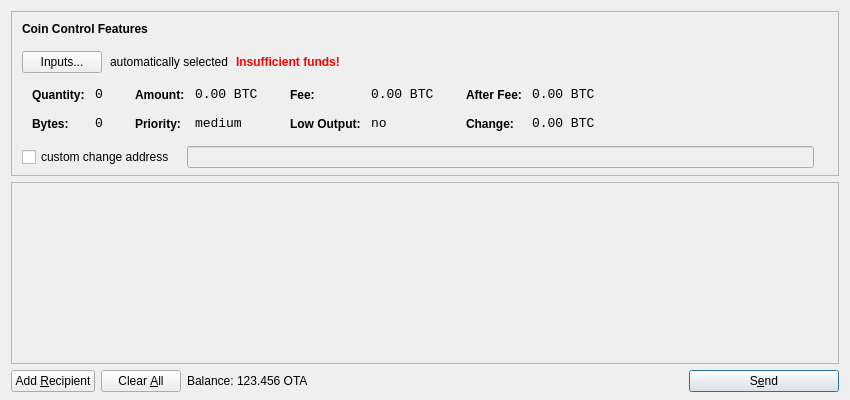
<?xml version="1.0" encoding="UTF-8"?>
<ui version="4.0">
 <class>SendCoinsDialog</class>
 <widget class="QDialog" name="SendCoinsDialog">
  <property name="geometry">
   <rect>
    <x>0</x>
    <y>0</y>
    <width>850</width>
    <height>400</height>
   </rect>
  </property>
  <property name="windowTitle">
   <string>Send Coins</string>
  </property>
  <layout class="QVBoxLayout" name="verticalLayout" stretch="0,1,0">
   <property name="bottomMargin">
    <number>8</number>
   </property>
   <item>
    <widget class="QFrame" name="frameCoinControl">
     <property name="sizePolicy">
      <sizepolicy hsizetype="Expanding" vsizetype="Expanding">
       <horstretch>0</horstretch>
       <verstretch>0</verstretch>
      </sizepolicy>
     </property>
     <property name="maximumSize">
      <size>
       <width>16777215</width>
       <height>16777215</height>
      </size>
     </property>
     <property name="frameShape">
      <enum>QFrame::StyledPanel</enum>
     </property>
     <property name="frameShadow">
      <enum>QFrame::Sunken</enum>
     </property>
     <layout class="QVBoxLayout" name="verticalLayoutCoinControl2">
      <property name="spacing">
       <number>-1</number>
      </property>
      <property name="leftMargin">
       <number>0</number>
      </property>
      <property name="topMargin">
       <number>0</number>
      </property>
      <property name="rightMargin">
       <number>0</number>
      </property>
      <property name="bottomMargin">
       <number>6</number>
      </property>
      <item>
       <layout class="QVBoxLayout" name="verticalLayoutCoinControl" stretch="0,0,0,0,1">
        <property name="spacing">
         <number>0</number>
        </property>
        <property name="leftMargin">
         <number>10</number>
        </property>
        <property name="topMargin">
         <number>10</number>
        </property>
        <item>
         <layout class="QHBoxLayout" name="horizontalLayoutCoinControl1">
          <property name="bottomMargin">
           <number>15</number>
          </property>
          <item>
           <widget class="QLabel" name="labelCoinControlFeatures">
            <property name="sizePolicy">
             <sizepolicy hsizetype="Preferred" vsizetype="Maximum">
              <horstretch>0</horstretch>
              <verstretch>0</verstretch>
             </sizepolicy>
            </property>
            <property name="font">
             <font>
              <weight>75</weight>
              <bold>true</bold>
             </font>
            </property>
            <property name="styleSheet">
             <string notr="true">font-weight:bold;</string>
            </property>
            <property name="text">
             <string>Coin Control Features</string>
            </property>
           </widget>
          </item>
         </layout>
        </item>
        <item>
         <layout class="QHBoxLayout" name="horizontalLayoutCoinControl2" stretch="0,0,0,0">
          <property name="spacing">
           <number>8</number>
          </property>
          <property name="bottomMargin">
           <number>10</number>
          </property>
          <item>
           <widget class="QPushButton" name="pushButtonCoinControl">
            <property name="styleSheet">
             <string notr="true"/>
            </property>
            <property name="text">
             <string>Inputs...</string>
            </property>
           </widget>
          </item>
          <item>
           <widget class="QLabel" name="labelCoinControlAutomaticallySelected">
            <property name="text">
             <string>automatically selected</string>
            </property>
            <property name="margin">
             <number>5</number>
            </property>
           </widget>
          </item>
          <item>
           <widget class="QLabel" name="labelCoinControlInsuffFunds">
            <property name="font">
             <font>
              <weight>75</weight>
              <bold>true</bold>
             </font>
            </property>
            <property name="styleSheet">
             <string notr="true">color:red;font-weight:bold;</string>
            </property>
            <property name="text">
             <string>Insufficient funds!</string>
            </property>
            <property name="margin">
             <number>5</number>
            </property>
           </widget>
          </item>
          <item>
           <spacer name="horizontalSpacerCoinControl">
            <property name="orientation">
             <enum>Qt::Horizontal</enum>
            </property>
            <property name="sizeHint" stdset="0">
             <size>
              <width>40</width>
              <height>1</height>
             </size>
            </property>
           </spacer>
          </item>
         </layout>
        </item>
        <item>
         <widget class="QWidget" name="widgetCoinControl" native="true">
          <property name="sizePolicy">
           <sizepolicy hsizetype="Preferred" vsizetype="Preferred">
            <horstretch>0</horstretch>
            <verstretch>0</verstretch>
           </sizepolicy>
          </property>
          <property name="minimumSize">
           <size>
            <width>0</width>
            <height>0</height>
           </size>
          </property>
          <property name="styleSheet">
           <string notr="true"/>
          </property>
          <layout class="QHBoxLayout" name="horizontalLayoutCoinControl5">
           <property name="margin">
            <number>0</number>
           </property>
           <item>
            <layout class="QHBoxLayout" name="horizontalLayoutCoinControl3" stretch="0,0,0,1">
             <property name="spacing">
              <number>20</number>
             </property>
             <property name="topMargin">
              <number>0</number>
             </property>
             <property name="bottomMargin">
              <number>10</number>
             </property>
             <item>
              <layout class="QFormLayout" name="formLayoutCoinControl1">
               <property name="horizontalSpacing">
                <number>10</number>
               </property>
               <property name="verticalSpacing">
                <number>14</number>
               </property>
               <property name="leftMargin">
                <number>10</number>
               </property>
               <property name="topMargin">
                <number>4</number>
               </property>
               <property name="rightMargin">
                <number>6</number>
               </property>
               <item row="0" column="0">
                <widget class="QLabel" name="labelCoinControlQuantityText">
                 <property name="styleSheet">
                  <string notr="true">font-weight:bold;</string>
                 </property>
                 <property name="text">
                  <string>Quantity:</string>
                 </property>
                 <property name="margin">
                  <number>0</number>
                 </property>
                </widget>
               </item>
               <item row="0" column="1">
                <widget class="QLabel" name="labelCoinControlQuantity">
                 <property name="font">
                  <font>
                   <family>Monospace</family>
                   <pointsize>10</pointsize>
                  </font>
                 </property>
                 <property name="cursor">
                  <cursorShape>IBeamCursor</cursorShape>
                 </property>
                 <property name="contextMenuPolicy">
                  <enum>Qt::ActionsContextMenu</enum>
                 </property>
                 <property name="text">
                  <string notr="true">0</string>
                 </property>
                 <property name="margin">
                  <number>0</number>
                 </property>
                 <property name="textInteractionFlags">
                  <set>Qt::LinksAccessibleByMouse|Qt::TextSelectableByKeyboard|Qt::TextSelectableByMouse</set>
                 </property>
                </widget>
               </item>
               <item row="1" column="0">
                <widget class="QLabel" name="labelCoinControlBytesText">
                 <property name="styleSheet">
                  <string notr="true">font-weight:bold;</string>
                 </property>
                 <property name="text">
                  <string>Bytes:</string>
                 </property>
                </widget>
               </item>
               <item row="1" column="1">
                <widget class="QLabel" name="labelCoinControlBytes">
                 <property name="font">
                  <font>
                   <family>Monospace</family>
                   <pointsize>10</pointsize>
                  </font>
                 </property>
                 <property name="cursor">
                  <cursorShape>IBeamCursor</cursorShape>
                 </property>
                 <property name="contextMenuPolicy">
                  <enum>Qt::ActionsContextMenu</enum>
                 </property>
                 <property name="text">
                  <string notr="true">0</string>
                 </property>
                 <property name="textInteractionFlags">
                  <set>Qt::LinksAccessibleByMouse|Qt::TextSelectableByKeyboard|Qt::TextSelectableByMouse</set>
                 </property>
                </widget>
               </item>
              </layout>
             </item>
             <item>
              <layout class="QFormLayout" name="formLayoutCoinControl2">
               <property name="horizontalSpacing">
                <number>10</number>
               </property>
               <property name="verticalSpacing">
                <number>14</number>
               </property>
               <property name="leftMargin">
                <number>6</number>
               </property>
               <property name="topMargin">
                <number>4</number>
               </property>
               <property name="rightMargin">
                <number>6</number>
               </property>
               <item row="0" column="0">
                <widget class="QLabel" name="labelCoinControlAmountText">
                 <property name="styleSheet">
                  <string notr="true">font-weight:bold;</string>
                 </property>
                 <property name="text">
                  <string>Amount:</string>
                 </property>
                 <property name="margin">
                  <number>0</number>
                 </property>
                </widget>
               </item>
               <item row="0" column="1">
                <widget class="QLabel" name="labelCoinControlAmount">
                 <property name="font">
                  <font>
                   <family>Monospace</family>
                   <pointsize>10</pointsize>
                  </font>
                 </property>
                 <property name="cursor">
                  <cursorShape>IBeamCursor</cursorShape>
                 </property>
                 <property name="contextMenuPolicy">
                  <enum>Qt::ActionsContextMenu</enum>
                 </property>
                 <property name="text">
                  <string notr="true">0.00 BTC</string>
                 </property>
                 <property name="textInteractionFlags">
                  <set>Qt::LinksAccessibleByMouse|Qt::TextSelectableByKeyboard|Qt::TextSelectableByMouse</set>
                 </property>
                </widget>
               </item>
               <item row="1" column="0">
                <widget class="QLabel" name="labelCoinControlPriorityText">
                 <property name="styleSheet">
                  <string notr="true">font-weight:bold;</string>
                 </property>
                 <property name="text">
                  <string>Priority:</string>
                 </property>
                </widget>
               </item>
               <item row="1" column="1">
                <widget class="QLabel" name="labelCoinControlPriority">
                 <property name="font">
                  <font>
                   <family>Monospace</family>
                   <pointsize>10</pointsize>
                  </font>
                 </property>
                 <property name="cursor">
                  <cursorShape>IBeamCursor</cursorShape>
                 </property>
                 <property name="contextMenuPolicy">
                  <enum>Qt::ActionsContextMenu</enum>
                 </property>
                 <property name="text">
                  <string>medium</string>
                 </property>
                 <property name="textInteractionFlags">
                  <set>Qt::LinksAccessibleByMouse|Qt::TextSelectableByKeyboard|Qt::TextSelectableByMouse</set>
                 </property>
                </widget>
               </item>
              </layout>
             </item>
             <item>
              <layout class="QFormLayout" name="formLayoutCoinControl3">
               <property name="horizontalSpacing">
                <number>10</number>
               </property>
               <property name="verticalSpacing">
                <number>14</number>
               </property>
               <property name="leftMargin">
                <number>6</number>
               </property>
               <property name="topMargin">
                <number>4</number>
               </property>
               <property name="rightMargin">
                <number>6</number>
               </property>
               <item row="0" column="0">
                <widget class="QLabel" name="labelCoinControlFeeText">
                 <property name="styleSheet">
                  <string notr="true">font-weight:bold;</string>
                 </property>
                 <property name="text">
                  <string>Fee:</string>
                 </property>
                 <property name="margin">
                  <number>0</number>
                 </property>
                </widget>
               </item>
               <item row="0" column="1">
                <widget class="QLabel" name="labelCoinControlFee">
                 <property name="font">
                  <font>
                   <family>Monospace</family>
                   <pointsize>10</pointsize>
                  </font>
                 </property>
                 <property name="cursor">
                  <cursorShape>IBeamCursor</cursorShape>
                 </property>
                 <property name="contextMenuPolicy">
                  <enum>Qt::ActionsContextMenu</enum>
                 </property>
                 <property name="text">
                  <string notr="true">0.00 BTC</string>
                 </property>
                 <property name="textInteractionFlags">
                  <set>Qt::LinksAccessibleByMouse|Qt::TextSelectableByKeyboard|Qt::TextSelectableByMouse</set>
                 </property>
                </widget>
               </item>
               <item row="1" column="0">
                <widget class="QLabel" name="labelCoinControlLowOutputText">
                 <property name="styleSheet">
                  <string notr="true">font-weight:bold;</string>
                 </property>
                 <property name="text">
                  <string>Low Output:</string>
                 </property>
                </widget>
               </item>
               <item row="1" column="1">
                <widget class="QLabel" name="labelCoinControlLowOutput">
                 <property name="font">
                  <font>
                   <family>Monospace</family>
                   <pointsize>10</pointsize>
                  </font>
                 </property>
                 <property name="cursor">
                  <cursorShape>IBeamCursor</cursorShape>
                 </property>
                 <property name="contextMenuPolicy">
                  <enum>Qt::ActionsContextMenu</enum>
                 </property>
                 <property name="text">
                  <string>no</string>
                 </property>
                 <property name="textInteractionFlags">
                  <set>Qt::LinksAccessibleByMouse|Qt::TextSelectableByKeyboard|Qt::TextSelectableByMouse</set>
                 </property>
                </widget>
               </item>
              </layout>
             </item>
             <item>
              <layout class="QFormLayout" name="formLayoutCoinControl4">
               <property name="horizontalSpacing">
                <number>10</number>
               </property>
               <property name="verticalSpacing">
                <number>14</number>
               </property>
               <property name="leftMargin">
                <number>6</number>
               </property>
               <property name="topMargin">
                <number>4</number>
               </property>
               <property name="rightMargin">
                <number>6</number>
               </property>
               <item row="0" column="0">
                <widget class="QLabel" name="labelCoinControlAfterFeeText">
                 <property name="styleSheet">
                  <string notr="true">font-weight:bold;</string>
                 </property>
                 <property name="text">
                  <string>After Fee:</string>
                 </property>
                 <property name="margin">
                  <number>0</number>
                 </property>
                </widget>
               </item>
               <item row="0" column="1">
                <widget class="QLabel" name="labelCoinControlAfterFee">
                 <property name="font">
                  <font>
                   <family>Monospace</family>
                   <pointsize>10</pointsize>
                  </font>
                 </property>
                 <property name="cursor">
                  <cursorShape>IBeamCursor</cursorShape>
                 </property>
                 <property name="contextMenuPolicy">
                  <enum>Qt::ActionsContextMenu</enum>
                 </property>
                 <property name="text">
                  <string notr="true">0.00 BTC</string>
                 </property>
                 <property name="textInteractionFlags">
                  <set>Qt::LinksAccessibleByMouse|Qt::TextSelectableByKeyboard|Qt::TextSelectableByMouse</set>
                 </property>
                </widget>
               </item>
               <item row="1" column="0">
                <widget class="QLabel" name="labelCoinControlChangeText">
                 <property name="styleSheet">
                  <string notr="true">font-weight:bold;</string>
                 </property>
                 <property name="text">
                  <string>Change:</string>
                 </property>
                </widget>
               </item>
               <item row="1" column="1">
                <widget class="QLabel" name="labelCoinControlChange">
                 <property name="font">
                  <font>
                   <family>Monospace</family>
                   <pointsize>10</pointsize>
                  </font>
                 </property>
                 <property name="cursor">
                  <cursorShape>IBeamCursor</cursorShape>
                 </property>
                 <property name="contextMenuPolicy">
                  <enum>Qt::ActionsContextMenu</enum>
                 </property>
                 <property name="text">
                  <string notr="true">0.00 BTC</string>
                 </property>
                 <property name="textInteractionFlags">
                  <set>Qt::LinksAccessibleByMouse|Qt::TextSelectableByKeyboard|Qt::TextSelectableByMouse</set>
                 </property>
                </widget>
               </item>
              </layout>
             </item>
            </layout>
           </item>
          </layout>
         </widget>
        </item>
        <item>
         <layout class="QHBoxLayout" name="horizontalLayoutCoinControl4" stretch="0,0,0">
          <property name="spacing">
           <number>12</number>
          </property>
          <property name="sizeConstraint">
           <enum>QLayout::SetDefaultConstraint</enum>
          </property>
          <property name="topMargin">
           <number>5</number>
          </property>
          <property name="rightMargin">
           <number>5</number>
          </property>
          <item>
           <widget class="QCheckBox" name="checkBoxCoinControlChange">
            <property name="text">
             <string>custom change address</string>
            </property>
           </widget>
          </item>
          <item>
           <widget class="QLineEdit" name="lineEditCoinControlChange">
            <property name="enabled">
             <bool>false</bool>
            </property>
            <property name="sizePolicy">
             <sizepolicy hsizetype="Expanding" vsizetype="Fixed">
              <horstretch>0</horstretch>
              <verstretch>0</verstretch>
             </sizepolicy>
            </property>
           </widget>
          </item>
          <item>
           <widget class="QLabel" name="labelCoinControlChangeLabel">
            <property name="sizePolicy">
             <sizepolicy hsizetype="Preferred" vsizetype="Expanding">
              <horstretch>0</horstretch>
              <verstretch>0</verstretch>
             </sizepolicy>
            </property>
            <property name="minimumSize">
             <size>
              <width>0</width>
              <height>0</height>
             </size>
            </property>
            <property name="text">
             <string/>
            </property>
            <property name="margin">
             <number>3</number>
            </property>
           </widget>
          </item>
         </layout>
        </item>
        <item>
         <spacer name="verticalSpacerCoinControl">
          <property name="orientation">
           <enum>Qt::Vertical</enum>
          </property>
          <property name="sizeHint" stdset="0">
           <size>
            <width>800</width>
            <height>1</height>
           </size>
          </property>
         </spacer>
        </item>
       </layout>
      </item>
     </layout>
    </widget>
   </item>
   <item>
    <widget class="QScrollArea" name="scrollArea">
     <property name="widgetResizable">
      <bool>true</bool>
     </property>
     <widget class="QWidget" name="scrollAreaWidgetContents">
      <property name="geometry">
       <rect>
        <x>0</x>
        <y>0</y>
        <width>830</width>
        <height>165</height>
       </rect>
      </property>
      <layout class="QVBoxLayout" name="verticalLayout_2">
       <property name="margin">
        <number>0</number>
       </property>
       <item>
        <layout class="QVBoxLayout" name="entries">
         <property name="spacing">
          <number>6</number>
         </property>
        </layout>
       </item>
       <item>
        <spacer name="verticalSpacer">
         <property name="orientation">
          <enum>Qt::Vertical</enum>
         </property>
         <property name="sizeHint" stdset="0">
          <size>
           <width>20</width>
           <height>40</height>
          </size>
         </property>
        </spacer>
       </item>
      </layout>
     </widget>
    </widget>
   </item>
   <item>
    <layout class="QHBoxLayout" name="horizontalLayout">
     <item>
      <widget class="QPushButton" name="addButton">
       <property name="toolTip">
        <string>Send to multiple recipients at once</string>
       </property>
       <property name="text">
        <string>Add &amp;Recipient</string>
       </property>
       <property name="icon">
        <iconset resource="../bitcoin.qrc">
         <normaloff>:/icons/add</normaloff>:/icons/add</iconset>
       </property>
       <property name="autoDefault">
        <bool>false</bool>
       </property>
      </widget>
     </item>
     <item>
      <widget class="QPushButton" name="clearButton">
       <property name="sizePolicy">
        <sizepolicy hsizetype="Minimum" vsizetype="Fixed">
         <horstretch>0</horstretch>
         <verstretch>0</verstretch>
        </sizepolicy>
       </property>
       <property name="toolTip">
        <string>Remove all transaction fields</string>
       </property>
       <property name="text">
        <string>Clear &amp;All</string>
       </property>
       <property name="icon">
        <iconset resource="../bitcoin.qrc">
         <normaloff>:/icons/remove</normaloff>:/icons/remove</iconset>
       </property>
       <property name="autoRepeatDelay">
        <number>300</number>
       </property>
       <property name="autoDefault">
        <bool>false</bool>
       </property>
      </widget>
     </item>
     <item>
      <layout class="QHBoxLayout" name="horizontalLayout_2">
       <property name="spacing">
        <number>3</number>
       </property>
       <item>
        <widget class="QLabel" name="label">
         <property name="text">
          <string>Balance:</string>
         </property>
        </widget>
       </item>
       <item>
        <widget class="QLabel" name="labelBalance">
         <property name="cursor">
          <cursorShape>IBeamCursor</cursorShape>
         </property>
         <property name="text">
          <string>123.456 OTA</string>
         </property>
         <property name="textInteractionFlags">
          <set>Qt::LinksAccessibleByMouse|Qt::TextSelectableByKeyboard|Qt::TextSelectableByMouse</set>
         </property>
        </widget>
       </item>
      </layout>
     </item>
     <item>
      <spacer name="horizontalSpacer">
       <property name="orientation">
        <enum>Qt::Horizontal</enum>
       </property>
       <property name="sizeHint" stdset="0">
        <size>
         <width>40</width>
         <height>20</height>
        </size>
       </property>
      </spacer>
     </item>
     <item>
      <widget class="QPushButton" name="sendButton">
       <property name="minimumSize">
        <size>
         <width>150</width>
         <height>0</height>
        </size>
       </property>
       <property name="toolTip">
        <string>Confirm the send action</string>
       </property>
       <property name="text">
        <string>S&amp;end</string>
       </property>
       <property name="icon">
        <iconset resource="../bitcoin.qrc">
         <normaloff>:/icons/send</normaloff>:/icons/send</iconset>
       </property>
       <property name="default">
        <bool>true</bool>
       </property>
      </widget>
     </item>
    </layout>
   </item>
  </layout>
 </widget>
 <resources>
  <include location="../bitcoin.qrc"/>
 </resources>
 <connections/>
</ui>
